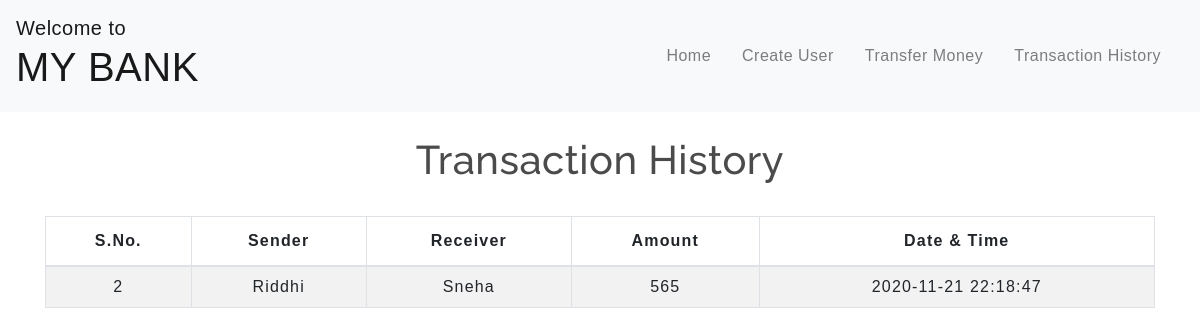
The page /transactionhistory.php on the database its author committed.
### tables this page shows
CREATE TABLE `transaction` (
  `sno` int(3) NOT NULL,
  `sender` text NOT NULL,
  `receiver` text NOT NULL,
  `balance` int(8) NOT NULL,
  `datetime` datetime NOT NULL DEFAULT current_timestamp()
);

### transactionhistory.php (the view, shortened to what this page needs)
<!DOCTYPE html>
<html lang="en">
<head>
    <link rel="stylesheet" href="https://stackpath.bootstrapcdn.com/bootstrap/4.5.2/css/bootstrap.min.css">
    <link rel="stylesheet" type="text/css" href="css/table.css">
    <link rel="stylesheet" type="text/css" href="css/navbar.css">
</head>
<body>
<?php
  include 'navbar.php';
?>
	<div class="container">
        <h2 class="text-center pt-4">Transaction History</h2>
       <br>
       <div class="table-responsive-sm">
    <table class="table table-hover table-striped table-condensed table-bordered">
        <thead>
            <tr>
                <th class="text-center">S.No.</th>
                <th class="text-center">Sender</th>
                <th class="text-center">Receiver</th>
                <th class="text-center">Amount</th>
                <th class="text-center">Date & Time</th>
            </tr>
        </thead>
        <tbody>
        <?php
            include 'config.php';
            $sql ="select * from transaction";
            $query =mysqli_query($conn, $sql);
            while($rows = mysqli_fetch_assoc($query))
            {
        ?>
            <tr>
            <td class="py-2"><?php echo $rows['sno']; ?></td>
            <td class="py-2"><?php echo $rows['sender']; ?></td>
            <td class="py-2"><?php echo $rows['receiver']; ?></td>
            <td class="py-2"><?php echo $rows['balance']; ?> </td>
            <td class="py-2"><?php echo $rows['datetime']; ?> </td>
        <?php
            }
        ?>
        </tbody>
    </table>
    </div>
</div>
</body>
</html>

### css/table.css (style rules this page uses)
* { padding: 0; margin: 0; box-sizing: border-box; font-family: sans-serif; }
h2 { font-size: 40px; }
table { letter-spacing: 1.2px; }
td { text-align: center; }

### css/navbar.css (style rules this page uses)
h2 { color: #4C4B4B; letter-spacing: 0.5px; font-family: raleway; }

### rows shown on the page
transaction: sno "2", sender "Riddhi", receiver "Sneha", balance "565", datetime "2020-11-21 22:18:47"
